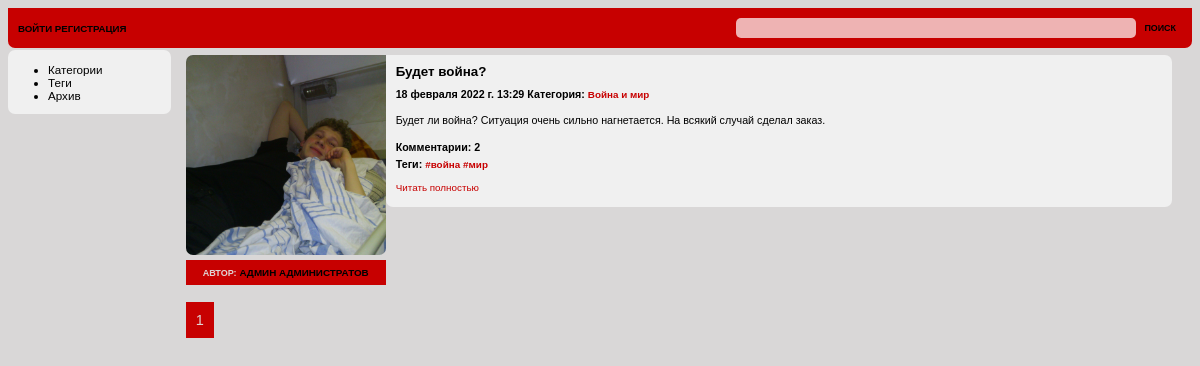
The page /warandpeace on the database its author committed.
### blog/models.py (models this page shows, shortened)
class Post(models.Model):
    author = models.ForeignKey(User, on_delete=models.SET('Неизвестный автор'))
    title = models.CharField(max_length = 100, unique = True, verbose_name='Заголовок')
    slug = models.SlugField(max_length = 100, unique = True)
    image = models.ImageField(upload_to='images/%Y/%m/%d/', null=True, blank=True, verbose_name='Изображение')
    category = models.ForeignKey(
        'Category',
        on_delete=models.CASCADE,
        verbose_name='Категория',
    )
    tags = models.ManyToManyField('Tag', blank = True, related_name='posts', verbose_name = 'Теги',)
    preview_text = models.TextField(max_length = 500, verbose_name='Превью')
    text = models.TextField(max_length = 5000, verbose_name='Текст')
    date_pub = models.DateTimeField(auto_now_add=True, verbose_name='Дата публикации')
    likes = models.ManyToManyField(User, blank = True, related_name='posts', verbose_name = 'Лайки')
    is_published = models.BooleanField("Опубликовано", null=True, blank=True)
    def get_absolute_url(self):
        return reverse('blog:post', kwargs={'category_slug': self.category.slug, 'post_slug': self.slug})
    class Meta:
        verbose_name = 'Пост'
        verbose_name_plural = 'Посты'
        ordering = ('-date_pub',)

class Category(models.Model):
    name = models.CharField(max_length = 50, verbose_name='Наименование')
    slug = models.SlugField(max_length = 50)
    def __str__(self):
        return self.name
    class Meta:
        verbose_name = 'Категория'
        verbose_name_plural = 'Категории'

class Tag(models.Model):
    name = models.CharField(max_length = 50, verbose_name='Тэг')
    slug = models.SlugField(max_length = 50)
    def __str__(self):
        return self.name
    class Meta:
        verbose_name = 'Тэг'
        verbose_name_plural = 'Тэги'

### user/models.py (models this page shows)
class User(AbstractUser):
    avatar = models.ImageField(upload_to='images/avatar/%Y/%m/%d/', blank=True, verbose_name='Аватар', default='images/avatar/default.bmp')
    email = models.EmailField('E-mail', unique=True)

### blog/views.py (the view)
# urls.py: path('<slug:category_slug>', PostCatListView.as_view(), name='category'),
class PostCatListView(PostListData, ListView):
    @control_empty
    def get_queryset(self):
        return Post.objects.filter(
                                   is_published = True,
                                   category__slug=self.kwargs['category_slug']
                                   ).annotate(comments_count=Count('comments')
                                   ).prefetch_related('tags'
                                   ).select_related('category', 'author'
                                   ).order_by('-date_pub'
                                   ).defer('text', 'is_published', 'author__avatar', 'author__date_joined',
                                           'author__is_active', 'author__is_staff', 'author__is_superuser',
                                           'author__password', 'author__username', 'author__email',
                                           'author__last_login', 'image')

### blog/forms.py
class SearchForm(forms.Form):
    text = forms.CharField(max_length=50)

### blog/views.py (called while the page is built)
def control_empty(get_queryset):
        def wrapper(self):
            obj = get_queryset(self)
            if len(obj) == 0:
                raise Http404
            return obj
        return wrapper

### blog/templates/blog/index.html (shortened to what this page needs)
{% extends 'blog/base.html' %}
{% block content %}
    {% for post in posts %}
        <div class="content">
            <div class="block-titul">
                <div class="block-titul-image">
                    <img src="{{ post.image.url }}"></img>
                </div>
                <div class="block-titul-author">
                    <h3><span class="author">Автор:</span> {{ post.author.first_name }} {{ post.author.last_name }} </h3>
                </div>
            </div>
            <div class="block-text">
            <h1>{{ post.title }}</h1>
            <h3>{{ post.date_pub }} Категория: <a href="{% url 'blog:category' post.category.slug %}"> {{post.category}} </a></h3>
             <p>{{ post.preview_text|linebreaks }}</p>
            <h3>Комментарии: {{ post.comments_count }}</h3>
            <h3>Теги: {% for tag in post.tags.all %} <a href="{% url 'blog:tag' tag.slug %}"> #{{ tag }}</a> {% endfor %}</h3>
            <a href="{{ post.get_absolute_url }}">   <p>Читать полностью</p></a></b>
            </div>
        </div>
    {% endfor %}
    <br>
<div class="paginator">
    {% for page in paginator.page_range %}
    {% if page_obj.number == page %}
    <div class="paginator2">{{ page }} </div>
    {% elif page >= page_obj.number|add:-2 and page <= page_obj.number|add:2 %}
    <a href="?page={{ page }}"><div class="paginator3">{{ page }}</div></a>
    {% endif %}
    {% endfor %}
</div>
</div>
{% endblock %}

### blog/static/blog/css/styles.css (style rules this page uses)
* { box-sizing: border-box; font-family: Verdana, Helvetica, Arial, sans-serif; font-size: 92%; }
a { text-decoration: none }
body { background: #d9d7d7; }
input[type=text] { border-radius: 5px 5px 5px 5px; height: 20px; width: 400px; border: 0px; opacity: 70%; }
img { width: 10%; height: 10%; }
.content { align-items: flex-start; display: flex; flex-direction: row; justify-content: flex-start; border:0px solid black; padding-top: 5px; padding-right: 20px; margin-bottom: 5px; }
.block-titul img { display: flex; flex-direction: column; }
.block-titul-image img { object-fit: cover; height: 200px; width: 200px; border-radius: 7px 0px 7px 7px; }
.block-titul-author { height: 25px; line-height: 25px; text-align: center; background: #c70000; text-transform: uppercase; }
.author { color: #e0d3d3; }
.block-text { flex-grow:1; background: #f0f0f0; padding-left: 10px; padding-right: 10px; border-radius: 0px 7px 7px 7px; }
.content h1 { font-size: 150%; font-weight: bolder; }
.content h3 { font-size: 120%; margin-bottom: 0px; margin-top: 5px; }
.content p { font-size: 120%; line-height: 180%; }
.content a { color: #c70000; text-decoration: none; }
.paginator { display: flex; flex-direction: row; justify-content: flex-start; }
.paginator2 { font-size: 150%; background: #c70000; color: #e0d3d3; border: 0px solid black; padding: 10px; margin-right: 5px; }

### rows shown on the page
Post: image (picture), author.first_name "АДМИН", author.last_name "АДМИНИСТРАТОВ", title "Будет война?", date_pub "18 февраля 2022 г. 13:29", category "Война и мир", preview_text "Будет ли война? Ситуация очень сильно нагнетается. На всякий случай сделал заказ.", comments_count "2"
Tag: name "война"
Tag: name "мир"

### other values the page prints
{{ page }} "1"
